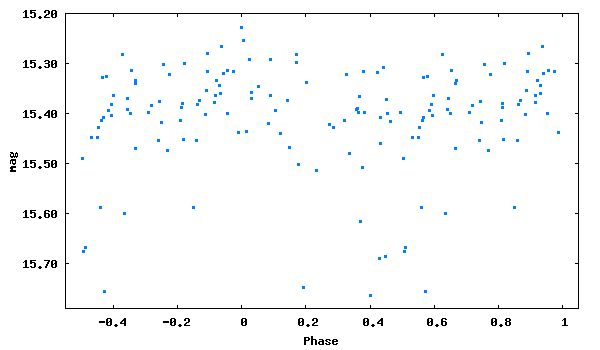

The script that saved this image:
set term png size 600,350 medium
set colors classic
set output 'phase_lc_17.png'
set xlabel 'Phase'
set ylabel 'mag'
#set title 'JDmax = 2447057.42700 + 0.2852692 x E'
set format y '%5.2f'
plot [-0.55:1.05][15.79:15.20] "phase_lc_17.dat" linecolor 3 pointtype 5 pointsize 0.3 title ""
